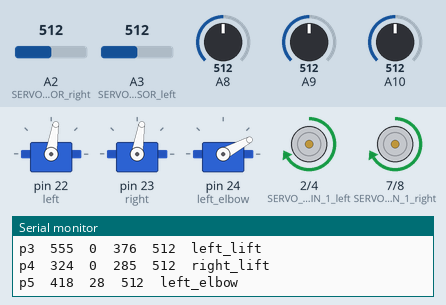
Bench run of a sketch on a simulated Arduino Mega 2560, built with avr-gcc and run on an emulated ATmega2560. On the bench: 3 × servo, motor-driver pin pairs drawn as motors (green arrow = first pin HIGH = forward, orange = second pin HIGH = backward, longer = more drive, scaled by the enable pin), the last lines printed to the serial monitor. The test bench sets the inputs (shaded band); at power-on: A2 (SERVO_SENSOR_right) = 512, A3 (SERVO_SENSOR_left) = 512, A8 = 512, A9 = 512, A10 = 512.

Above: at 1.2 s.
1.3 s: A2 (SERVO_SENSOR_right) set to 306
At 1.7 s:
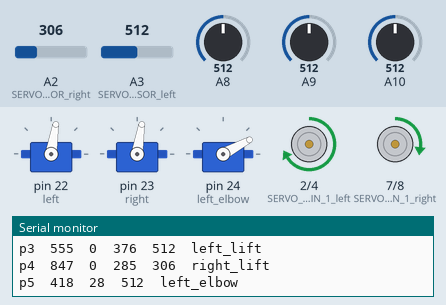
4.3 s: A3 (SERVO_SENSOR_left) set to 497
7.3 s: A2 (SERVO_SENSOR_right) set to 716
At 8.3 s:
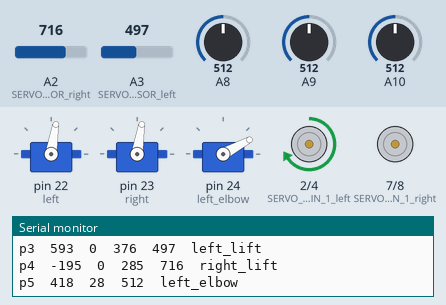
10.3 s: A3 (SERVO_SENSOR_left) set to 72
At 11.7 s:
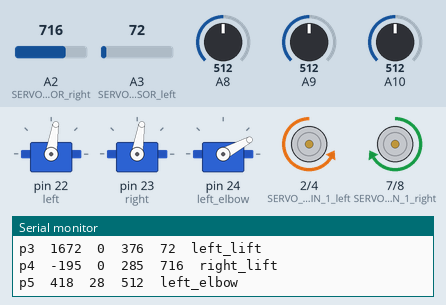
12.0 s: A3 (SERVO_SENSOR_left) set to 306
At 13.1 s:
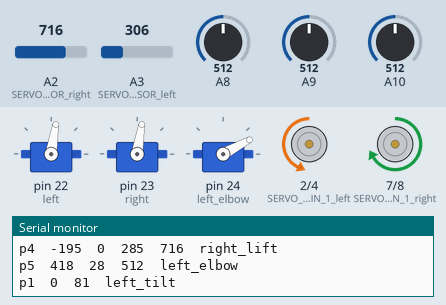
15.0 s: A2 (SERVO_SENSOR_right) set to 72
Timing chart, 0 to 23.3 s (numbered marks = the images above; inputs shaded):
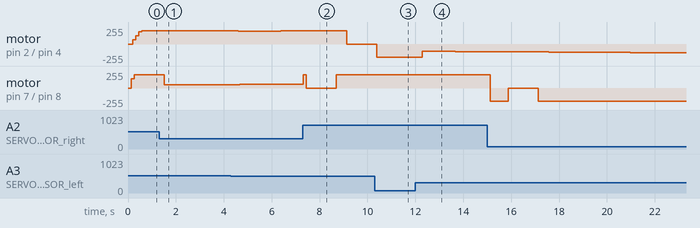

The sketch:

new_controller_1b.ino
```cpp
/* Serial port baud rate */
#define BAUDRATE     115200
#include "Arduino.h"
#include <Servo.h>
/* Include definition of serial commands */
#include "commands.h"

Servo right;
Servo left;
Servo left_elbow;
int Encoder_Right_Lift;
int Encoder_Left_Lift;
int Left_Tilt_raw;
int Right_Tilt_raw;
int right_tilt_target = 82;
int left_tilt_target= 81;
int left_elbow_target= 28;


int Right_tilt_MaxVal = 180;// in degrees
int Right_tilt_MinVal = 80;// in degrees
int Right_tilt_offset = 80;// differance betweeen requested and actual
int Right_tilt_mapped ;
int Right_tilt1 = 81;

int Left_tilt_MaxVal = 180;// in degrees
int Left_tilt_MinVal = 80;// in degrees
int Left_tilt_offset = 80;// differance betweeen requested and actual
int Left_tilt_mapped ;


int Left_elbow_MaxVal = 170;// in degrees
int Left_elbow_MinVal = 10;// in degrees
int Left_elbow_offset = 28;// differance betweeen requested and actual
int mapped_left_elbow;


//Right motor
int ADC_SetPoint_right = 285;// at ros 1.57
int ADC_SetPointOld_right = 0;
int ADC_ServoPoti_right = 0;
int ADC_ServoPotiOld_right = 0;
int dutyCycle_right = 50; // 10 - 255
int ADCdiff_right = 0;
int timeDiff_right = 0;
int mapped_Right_Lift;
int right_lift_target = 0;
int tmp;
int Right_MaxVal = 1000;// in degrees
int Right_MinVal = 200;// in degrees
int Right_offset = 285;// differance betweeen requested and actual
// Left motor
int ADC_SetPoint_left = 376;// at ros 1.57
int ADC_SetPointOld_left = 0;
int ADC_ServoPoti_left = 0;
int ADC_ServoPotiOld_left = 0;
int dutyCycle_left = 50; // 10 - 255
int ADCdiff_left = 0;
int timeDiff_left = 0;
int mapped_Left_Lift;
int left_lift_target = 0;
int Left_MaxVal = 1000;// in degrees
int Left_MinVal = 200;// in degrees
int Left_offset = 376;// differance betweeen requested and actual


//Change values below to adapt your motor
//Set MAX_dutyCycle_right to 75 for the first test run!
// right motor
#define P_FRACTION_right 2        //0.0 - 10.0 (0.3)
#define I_FRACTION_right 0.3//2.0         //0.0 - 10.0 (0.3)
#define D_FRACTION_right 5//4.0         //0.0 - 10.0 (4.0)
#define V_WINDOW_right 10            //10 - 1000 (25) stop tollerance
#define MIN_dutyCycle_right 50       //0 - 255 (25)
#define MAX_dutyCycle_right 200      //0 - 255 (255)
#define SOFT_START_right 0.3        //0.00 - 1.00 (0.30) 1.00 = OFF
#define D_FRACTION_DEMO_right 0      //1 - consider only D_FRACTION for servo movement (0 - OFF)
#define EMERGENCY_SHUTDOWN_right 4   //0 - 100 (4), 0 - OFF, Stops motor if blocked
#define SHOOT_THROUGH_PAUSE_right 10 //Prevent H bridge from shoot through whenever the direction pin is changed

#define SERVO_DIRECTION_PIN_1_right 7 //Direction pin servo motor
#define SERVO_DIRECTION_PIN_2_right 8 //Direction pin servo motor
#define SERVO_PWM_PIN_right 10       //PWM pin servo motor
#define SERVO_SENSOR_right A2       //Analog input servo sensor
#define POTI A1               //Analog input potentiometer  NOT USED

//Left Motor
#define P_FRACTION_left 1.5        //0.0 - 10.0 (0.3)
#define I_FRACTION_left 0.3//2.0         //0.0 - 10.0 (0.3)
#define D_FRACTION_left 5//4.0         //0.0 - 10.0 (4.0)
#define V_WINDOW_left 10            //10 - 1000 (25) stop tollerance
#define MIN_dutyCycle_left 50       //0 - 255 (25)
#define MAX_dutyCycle_left 200      //0 - 255 (255)
#define SOFT_START_left 0.3        //0.00 - 1.00 (0.30) 1.00 = OFF
#define D_FRACTION_DEMO_left 0      //1 - consider only D_FRACTION for servo movement (0 - OFF)
#define EMERGENCY_SHUTDOWN_left 4   //0 - 100 (4), 0 - OFF, Stops motor if blocked
#define SHOOT_THROUGH_PAUSE_left 10 //Prevent H bridge from shoot through whenever the direction pin is changed

#define SERVO_DIRECTION_PIN_1_left 2 //Direction pin servo motor
#define SERVO_DIRECTION_PIN_2_left 4 //Direction pin servo motor
#define SERVO_PWM_PIN_left 9       //PWM pin servo motor
#define SERVO_SENSOR_left A3       //Analog input servo sensor


/* Variable initialization */

// A pair of varibles to help parse serial commands (thanks Fergs)
int arg = 0;
int index1 = 0;

// Variable to hold an input character
char chr;

// Variable to hold the current single-character command
char cmd;

// Character arrays to hold the first and second arguments
char argv1[16];
char argv2[16];

// The arguments converted to integers
long arg1;
long arg2;

/* Clear the current command parameters */
void resetCommand() {
  cmd = NULL;
  memset(argv1, 0, sizeof(argv1));
  memset(argv2, 0, sizeof(argv2));
  arg1 = 0;
  arg2 = 0;
  arg = 0;
  index1 = 0;
}

/* Run a command.  Commands are defined in commands.h */
int runCommand() {
  int i = 0;
  char *p = argv1;
  char *str;
  int pid_args[4];
  arg1 = atoi(argv1);
  arg2 = atoi(argv2);

  switch(cmd) {
  case RIGHT_TILT://a
    arg2 = (arg1*1.5) + 80;
    if (arg2 < Right_tilt_MinVal){
      arg2 = Right_tilt_MinVal;}
    if (arg2 > Right_tilt_MaxVal){
      arg2 = Right_tilt_MaxVal;}
    right_tilt_target = 0 - arg1;
    //Serial.println(right_tilt_target);
    Right_tilt1 = arg2;
    right.write(Right_tilt1);

    break;
  case LEFT_TILT://b
    arg2 = (arg1*1.4) + 80;
    if (arg2 < Left_tilt_MinVal){
    arg2 = Left_tilt_MinVal;}
    if (arg2 > Left_tilt_MaxVal){
    arg2 = Left_tilt_MaxVal;}
    //Serial.println(arg2);
    left_tilt_target = 0 - arg1;
    left.write(arg2);

    break;
  case RIGHT_LIFT://c
    right_lift_target = arg1;
    arg2 = map(arg1, 0, 260, 0, 1023)+ Right_offset;
    if (arg2 < Right_MinVal){
    arg2 = Right_MinVal;}
   if (arg2 > Right_MaxVal){
    arg2 = Right_MaxVal;}

    //Serial.println(arg2);//in ticks
    ADC_SetPoint_right = arg2;

    break;
  case LEFT_LIFT://d
    left_lift_target=arg1;
    arg2 = map(arg1, 0, 260, 0, 1023)+ Left_offset;
    if (arg2 < Left_MinVal){
    arg2 = Left_MinVal;}
   if (arg2 > Left_MaxVal){
    arg2 = Left_MaxVal;}

    //Serial.println(arg2);//in ticks
    ADC_SetPoint_left = arg2;

    break;
  case LEFT_ELBOW://e
    arg2 = (arg1*1.2) + 28;
    if (arg2 < Left_elbow_MinVal){
    arg1 = Left_elbow_MinVal;}
    if (arg2 > Left_elbow_MaxVal){
    arg2 = Left_elbow_MaxVal;}
    left_elbow_target = arg2;
    //Serial.println(left_elbow_target);
    //Serial.println(arg2);
    left_elbow.write(arg2);

    break;

  case MAPPED://m
    Serial.print(mapped_left_elbow);
    Serial.print("   ");
    Serial.print(left_elbow_target);
    Serial.print("   ");
    Serial.println(analogRead(A10));
    break;

  case RAW://r

    Serial.print(analogRead(A8));
    Serial.print("   ");
    Serial.print(analogRead(A9));
    Serial.print("   ");
    Serial.print(analogRead(A10));
    Serial.print("   ");
    Serial.print(Right_tilt_mapped);
    Serial.print("   ");
    Serial.println(Right_Tilt_raw);
    break;


  default:
    Serial.println("Invalid Command");
    break;
  }
}

/* Setup function--runs once at startup. */
void setup() {
  Serial.begin(BAUDRATE);
  pinMode(SERVO_DIRECTION_PIN_1_right, OUTPUT);
  pinMode(SERVO_DIRECTION_PIN_2_right, OUTPUT);
  pinMode(SERVO_PWM_PIN_right, OUTPUT);

  pinMode(SERVO_DIRECTION_PIN_1_left, OUTPUT);
  pinMode(SERVO_DIRECTION_PIN_2_left, OUTPUT);
  pinMode(SERVO_PWM_PIN_left, OUTPUT);

  pinMode(SERVO_SENSOR_left, INPUT);

  pinMode(SERVO_SENSOR_right, INPUT);
  pinMode(POTI, INPUT);

  left.attach(22);  // attaches the servo on pin 9 to the servo object
  right.attach(23);
  left_elbow.attach(24);
//move to safe start position
  left_elbow.write(left_elbow_target);
  left.write(left_tilt_target);
  right.write(right_tilt_target);

}

/* Enter the main loop.  Read and parse input from the serial port
   and run any valid commands. Run a PID calculation at the target
   interval and check for auto-stop conditions.
*/
void loop() {
  Encoder_Right_Lift = analogRead(A2);
  Encoder_Left_Lift = analogRead(A3);

  ADC_ServoPoti_right = analogRead(SERVO_SENSOR_right);     // reads the servo sensor (between 0 and 1023)
  mapped_Right_Lift = 0-(map((ADC_ServoPoti_right - Right_offset), 0, 1023, 0, 2600))+900;

  ADC_ServoPoti_left = analogRead(SERVO_SENSOR_left);     // reads the servo sensor (between 0 and 1023)
  mapped_Left_Lift = 0-(map((ADC_ServoPoti_left - Left_offset), 0, 1023, 0, 2600))+900;

  mapped_left_elbow = map((analogRead(A10)-298), 0, 1023, 0, 2000);
  //if (mapped_left_elbow < 0){mapped_left_elbow = 0;}

  Left_Tilt_raw = (analogRead(A9)-525);///5;//map(analogRead(A11), 0, 1023, 0, 260)-127;
  if (Left_Tilt_raw < 4 ){Left_Tilt_raw = 0;}
  Left_tilt_mapped = 0 - Left_Tilt_raw;

  Right_Tilt_raw = (analogRead(A8)-525);///5;//map(analogRead(A11), 0, 1023, 0, 260)-127;
  //if (Right_Tilt_raw >= 3 && Right_Tilt_raw < 40){Right_Tilt_raw = Right_Tilt_raw + 3;}
  if (Right_Tilt_raw < 4 ){Right_Tilt_raw = 0;}
  Right_tilt_mapped = 0 - Right_Tilt_raw ;
  right.write(Right_tilt1);
  right_motor();
  left_motor();
  Ser_print();


  while (Serial.available() > 0) {

    // Read the next character
    chr = Serial.read();

    // Terminate a command with a CR
    if (chr == 13) {
      if (arg == 1) argv1[index1] = NULL;
      else if (arg == 2) argv2[index1] = NULL;
      runCommand();
      resetCommand();
    }
    // Use spaces to delimit parts of the command
    else if (chr == ' ') {
      // Step through the arguments
      if (arg == 0) arg = 1;
      else if (arg == 1)  {
        argv1[index1] = NULL;
        arg = 2;
        index1 = 0;
      }
      continue;
    }
    else {
      if (arg == 0) {
        // The first arg is the single-letter command
        cmd = chr;
      }
      else if (arg == 1) {
        // Subsequent arguments can be more than one character
        argv1[index1] = chr;
        index1++;
      }
      else if (arg == 2) {
        argv2[index1] = chr;
        index1++;
      }
    }
  }


}


int right_motor(){
  ADCdiff_right = ADC_SetPoint_right - ADC_ServoPoti_right;

  dutyCycle_right = abs(ADCdiff_right) * P_FRACTION_right;
  dutyCycle_right += timeDiff_right * I_FRACTION_right;
  dutyCycle_right += abs(ADC_SetPointOld_right - ADC_SetPoint_right) * D_FRACTION_right;

  if(D_FRACTION_DEMO_right == 1){
    dutyCycle_right = abs(ADC_SetPointOld_right - ADC_SetPoint_right) * D_FRACTION_right;
  }

  if(SOFT_START_right * timeDiff_right < 1){
    dutyCycle_right = dutyCycle_right * (SOFT_START_right * timeDiff_right);
  }

  timeDiff_right++;

  if(dutyCycle_right < MIN_dutyCycle_right && dutyCycle_right > 0){
    dutyCycle_right = MIN_dutyCycle_right;
  }

  if(dutyCycle_right > MAX_dutyCycle_right){
    dutyCycle_right = MAX_dutyCycle_right;
  }

  if(dutyCycle_right < 0){
    dutyCycle_right = 0;
  }


  if(D_FRACTION_DEMO_right == 1){
    if(abs(ADC_SetPointOld_right - ADC_SetPoint_right) < 2){
      analogWrite(SERVO_PWM_PIN_right, 0);
      delayMicroseconds(SHOOT_THROUGH_PAUSE_right);
      digitalWrite(SERVO_DIRECTION_PIN_1_right, 0);
      digitalWrite(SERVO_DIRECTION_PIN_2_right, 0);
      delayMicroseconds(SHOOT_THROUGH_PAUSE_right);
    }
    else{
      if(ADC_SetPointOld_right - ADC_SetPoint_right < 0){
        analogWrite(SERVO_PWM_PIN_right, 0);
        delayMicroseconds(SHOOT_THROUGH_PAUSE_right);
        digitalWrite(SERVO_DIRECTION_PIN_1_right, 0);//forward
        digitalWrite(SERVO_DIRECTION_PIN_2_right, 1);
        delayMicroseconds(SHOOT_THROUGH_PAUSE_right);
        analogWrite(SERVO_PWM_PIN_right, dutyCycle_right);
      }
      if(ADC_SetPointOld_right - ADC_SetPoint_right > 0){
        analogWrite(SERVO_PWM_PIN_right, 0);
        delayMicroseconds(SHOOT_THROUGH_PAUSE_right);
        digitalWrite(SERVO_DIRECTION_PIN_1_right, 1);// reverse
        digitalWrite(SERVO_DIRECTION_PIN_2_right, 0);
        delayMicroseconds(SHOOT_THROUGH_PAUSE_right);
        analogWrite(SERVO_PWM_PIN_right, dutyCycle_right);
      }
    }
  }
  else{
    if(abs(ADCdiff_right) < V_WINDOW_right){
      dutyCycle_right = 0;
      timeDiff_right = 0;
    }

    if(abs(ADC_ServoPotiOld_right - ADC_ServoPoti_right) < EMERGENCY_SHUTDOWN_right && dutyCycle_right == MAX_dutyCycle_right && timeDiff_right > 50){
      analogWrite(SERVO_PWM_PIN_right, 0);
      delayMicroseconds(SHOOT_THROUGH_PAUSE_right);
      digitalWrite(SERVO_DIRECTION_PIN_1_right, 0);
      digitalWrite(SERVO_DIRECTION_PIN_2_right, 0);//stop
      delay(1000);
      timeDiff_right = 0;
    }
    else{
      if(ADCdiff_right > 0){
        analogWrite(SERVO_PWM_PIN_right, 0);
        delayMicroseconds(SHOOT_THROUGH_PAUSE_right);
        digitalWrite(SERVO_DIRECTION_PIN_1_right, 0);
        digitalWrite(SERVO_DIRECTION_PIN_2_right, 1);//forward
        delayMicroseconds(SHOOT_THROUGH_PAUSE_right);
        analogWrite(SERVO_PWM_PIN_right, dutyCycle_right);
      }
      if(ADCdiff_right < 0){
        analogWrite(SERVO_PWM_PIN_right, 0);
        delayMicroseconds(SHOOT_THROUGH_PAUSE_right);
        digitalWrite(SERVO_DIRECTION_PIN_1_right, 1);
        digitalWrite(SERVO_DIRECTION_PIN_2_right, 0);//reverse
        delayMicroseconds(SHOOT_THROUGH_PAUSE_right);
        analogWrite(SERVO_PWM_PIN_right, dutyCycle_right);
      }
    }
  }


  ADC_SetPointOld_right = ADC_SetPoint_right;
  ADC_ServoPotiOld_right = ADC_ServoPoti_right;


  delay(60);                             // waits for the servo to get there
}

int left_motor(){
  ADCdiff_left = ADC_SetPoint_left - ADC_ServoPoti_left;

  dutyCycle_left = abs(ADCdiff_left) * P_FRACTION_left;
  dutyCycle_left += timeDiff_left * I_FRACTION_left;
  dutyCycle_left += abs(ADC_SetPointOld_left - ADC_SetPoint_left) * D_FRACTION_left;

  if(D_FRACTION_DEMO_left == 1){
    dutyCycle_left = abs(ADC_SetPointOld_left - ADC_SetPoint_left) * D_FRACTION_left;
  }

  if(SOFT_START_left * timeDiff_left < 1){
    dutyCycle_left = dutyCycle_left * (SOFT_START_left * timeDiff_left);
  }

  timeDiff_left++;

  if(dutyCycle_left < MIN_dutyCycle_left && dutyCycle_left > 0){
    dutyCycle_left = MIN_dutyCycle_left;
  }

  if(dutyCycle_left > MAX_dutyCycle_left){
    dutyCycle_left = MAX_dutyCycle_left;
  }

  if(dutyCycle_left < 0){
    dutyCycle_left = 0;
  }


  if(D_FRACTION_DEMO_left == 1){
    if(abs(ADC_SetPointOld_left - ADC_SetPoint_left) < 2){
      analogWrite(SERVO_PWM_PIN_left, 0);
      delayMicroseconds(SHOOT_THROUGH_PAUSE_left);
      digitalWrite(SERVO_DIRECTION_PIN_1_left, 0);
      digitalWrite(SERVO_DIRECTION_PIN_2_left, 0);
      delayMicroseconds(SHOOT_THROUGH_PAUSE_left);
    }
    else{
      if(ADC_SetPointOld_left - ADC_SetPoint_left < 0){
        analogWrite(SERVO_PWM_PIN_left, 0);
        delayMicroseconds(SHOOT_THROUGH_PAUSE_left);
        digitalWrite(SERVO_DIRECTION_PIN_1_left, 0);//forward
        digitalWrite(SERVO_DIRECTION_PIN_2_left, 1);
        delayMicroseconds(SHOOT_THROUGH_PAUSE_left);
        analogWrite(SERVO_PWM_PIN_left, dutyCycle_left);
      }
      if(ADC_SetPointOld_left - ADC_SetPoint_left > 0){
        analogWrite(SERVO_PWM_PIN_left, 0);
        delayMicroseconds(SHOOT_THROUGH_PAUSE_left);
        digitalWrite(SERVO_DIRECTION_PIN_1_left, 1);// reverse
        digitalWrite(SERVO_DIRECTION_PIN_2_left, 0);
        delayMicroseconds(SHOOT_THROUGH_PAUSE_left);
        analogWrite(SERVO_PWM_PIN_left, dutyCycle_left);
      }
    }
  }
  else{
    if(abs(ADCdiff_left) < V_WINDOW_left){
      dutyCycle_left = 0;
      timeDiff_left = 0;
    }

    if(abs(ADC_ServoPotiOld_left - ADC_ServoPoti_left) < EMERGENCY_SHUTDOWN_left && dutyCycle_left == MAX_dutyCycle_left && timeDiff_left > 50){
      analogWrite(SERVO_PWM_PIN_left, 0);
      delayMicroseconds(SHOOT_THROUGH_PAUSE_left);
      digitalWrite(SERVO_DIRECTION_PIN_1_left, 0);
      digitalWrite(SERVO_DIRECTION_PIN_2_left, 0);//stop
      delay(1000);
      timeDiff_left = 0;
    }
    else{
      if(ADCdiff_left > 0){
        analogWrite(SERVO_PWM_PIN_left, 0);
        delayMicroseconds(SHOOT_THROUGH_PAUSE_left);
        digitalWrite(SERVO_DIRECTION_PIN_1_left, 0);
        digitalWrite(SERVO_DIRECTION_PIN_2_left, 1);//forward
        delayMicroseconds(SHOOT_THROUGH_PAUSE_left);
        analogWrite(SERVO_PWM_PIN_left, dutyCycle_left);
      }
      if(ADCdiff_left < 0){
        analogWrite(SERVO_PWM_PIN_left, 0);
        delayMicroseconds(SHOOT_THROUGH_PAUSE_left);
        digitalWrite(SERVO_DIRECTION_PIN_1_left, 1);
        digitalWrite(SERVO_DIRECTION_PIN_2_left, 0);//reverse
        delayMicroseconds(SHOOT_THROUGH_PAUSE_left);
        analogWrite(SERVO_PWM_PIN_left, dutyCycle_left);
      }
    }
  }


  ADC_SetPointOld_left = ADC_SetPoint_left;
  ADC_ServoPotiOld_left = ADC_ServoPoti_left;


  delay(60);                             // waits for the servo to get there
}

///feedback
int getFeedback(int a){
int j;
int mean;
int result;
int test;
int reading[20];
boolean done;

for (j=0; j<20; j++){
reading[j] = analogRead(a); //get raw data from servo potentiometer
delay(3);
} // sort the readings low to high in array
done = false; // clear sorting flag
while(done != true){ // simple swap sort, sorts numbers from lowest to highest
done = true;
for (j=0; j<20; j++){
if (reading[j] > reading[j + 1]){ // sorting numbers here
test = reading[j + 1];
reading [j+1] = reading[j] ;
reading[j] = test;
done = false;
}
}
}
mean = 0;
for (int k=6; k<14; k++){ //discard the 6 highest and 6 lowest readings
mean += reading[k];
}
result = mean/8; //average useful readings
return(result);
}    // END GET FEEDBACK
```

commands.h
```cpp
/* Define single-letter commands that will be sent by the PC over the
   serial link.
*/

#ifndef COMMANDS_H
#define COMMANDS_H

#define RIGHT_TILT    'a'
#define LEFT_TILT   'b'
#define RIGHT_LIFT       'c'
#define LEFT_LIFT   'd'
#define LEFT_ELBOW  'e'
#define MAPPED   'm'
#define PING           'p'
#define RAW 'r'
#define SERVO_WRITE    's'
#define SERVO_READ     't'
#define UPDATE_PID     'u'
#define DIGITAL_WRITE  'w'
#define ANALOG_WRITE   'x'
#define LEFT            0
#define RIGHT           1

#endif
```

Source omitted: serial_print.ino (2931 bytes)

Measured:
- after the input at 1.3 s, motor on pin 7 (SERVO_DIRECTION_PIN_1_right) / pin 8 (SERVO_DIRECTION_PIN_2_right): forward 200/255 → forward 50/255 after 0.22 s, → forward 51/255 2.3 s later, → forward 52/255 0.50 s later
- after the input at 12.0 s, motor on pin 2 (SERVO_DIRECTION_PIN_1_left) / pin 4 (SERVO_DIRECTION_PIN_2_left): backward 200/255 → backward 109/255 after 0.28 s, → backward 110/255 0.13 s later, → backward 111/255 0.38 s later, → backward 112/255 0.51 s later, … (8 changes in this stretch)
